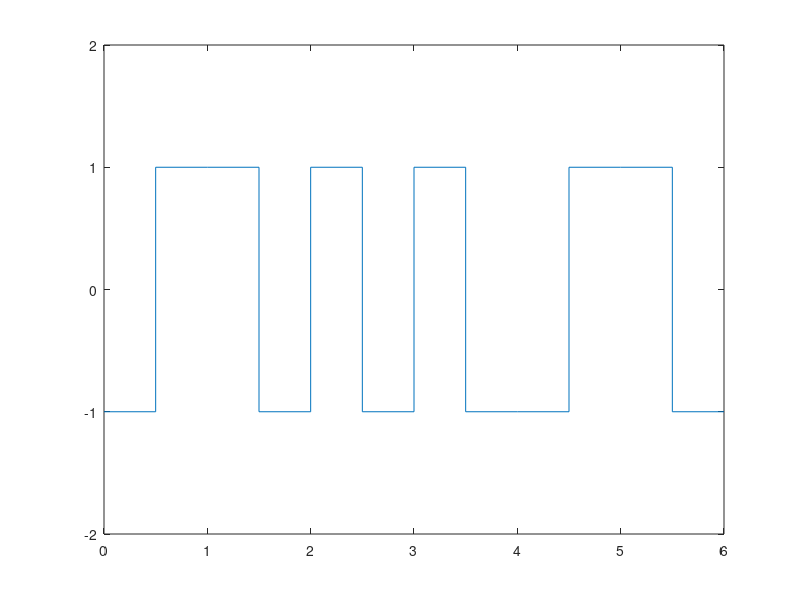

Write the MATLAB code that produced this figure.
load diff_man.txt
m=diff_man;
n=length(m);
x=[];
y=[];
prev_level=1;
for i=1:n
    x=[x i-1 i-.5 i-.5 i];
    if(m(i)==1)
        if(prev_level==1)
            y=[y 1 1 -1 -1];
            prev_level=-1;
        else
            y=[y -1 -1 1 1];
            prev_level=1;
        end
    else
        y=[y -prev_level -prev_level prev_level prev_level];
    end
end
plot(x,y),axis([0,n,-2,2])